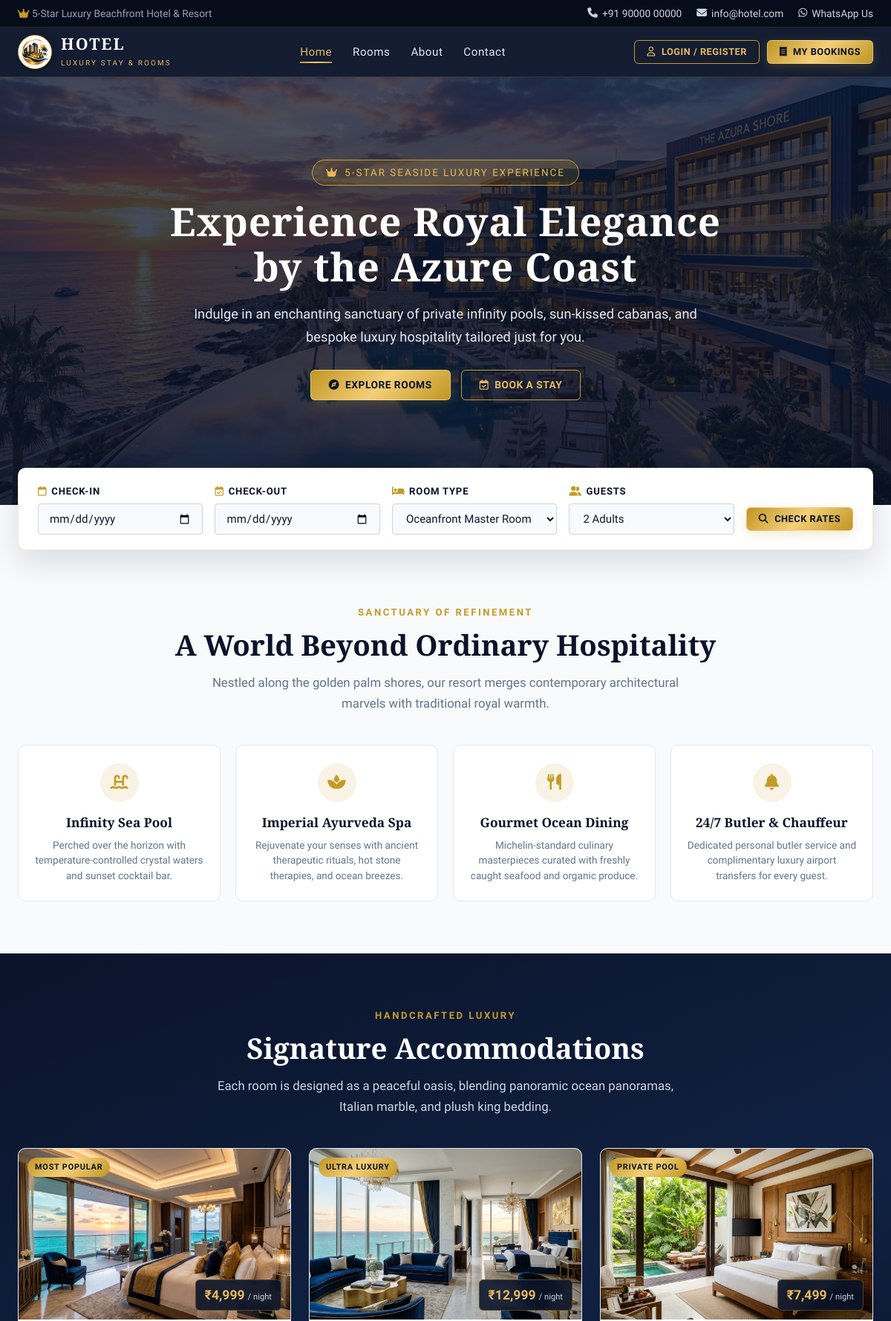
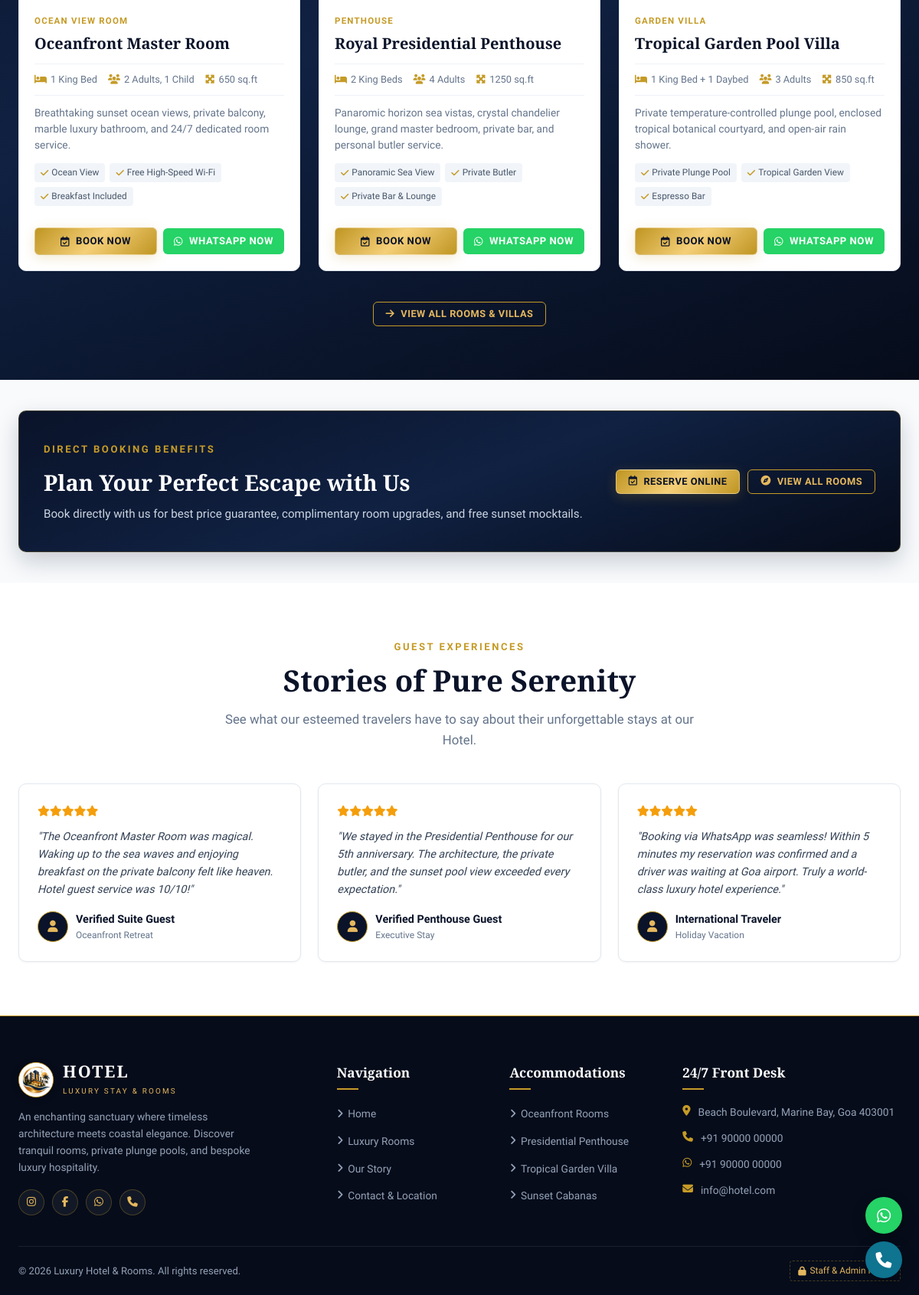
The page / on the database its author committed (2 pictures, top to bottom).
### tables this page shows
CREATE TABLE IF NOT EXISTS `rooms` (
  `id` INT AUTO_INCREMENT PRIMARY KEY,
  `title` VARCHAR(150) NOT NULL,
  `category` VARCHAR(80) NOT NULL,
  `price` INT NOT NULL,
  `badge` VARCHAR(60) DEFAULT NULL,
  `image` VARCHAR(255) NOT NULL,
  `capacity` VARCHAR(60) NOT NULL,
  `bed` VARCHAR(60) NOT NULL,
  `size` VARCHAR(60) NOT NULL,
  `description` TEXT NOT NULL,
  `amenities` TEXT NOT NULL,
  `status` ENUM('Available', 'Booked', 'Maintenance') DEFAULT 'Available',
  `created_at` TIMESTAMP DEFAULT CURRENT_TIMESTAMP
);

### index.php (the view, shortened to what this page needs)
<?php
require_once 'config/database.php';
$rooms = $sample_rooms;
if (isset($pdo) && $db_connected) {
    try {
        $stmt = $pdo->query("SELECT * FROM rooms ORDER BY id ASC LIMIT 3");
        $db_rooms = $stmt->fetchAll();
        if (!empty($db_rooms)) {
            $rooms = $db_rooms;
        }
    } catch (Exception $e) {
    }
}
include 'includes/header.php';
?>
<section class="hero-section">
  <div class="container">
    <div class="hero-content">
      <div class="hero-badge">
        <i class="fa-solid fa-crown"></i> 5-Star Seaside Luxury Experience
      </div>
      <h1 class="hero-title">Experience Royal Elegance by the Azure Coast</h1>
      <p class="hero-subtitle">
        Indulge in an enchanting sanctuary of private infinity pools, sun-kissed cabanas, and bespoke luxury hospitality tailored just for you.
      </p>
      <div class="hero-buttons">
        <a href="rooms.php" class="btn btn-gold btn-sm">
          <i class="fa-solid fa-compass"></i> Explore Rooms
        </a>
        <a href="book.php" class="btn btn-outline-gold btn-sm">
          <i class="fa-regular fa-calendar-check"></i> Book A Stay
        </a>
      </div>
    </div>
  </div>
</section>
<div class="container booking-bar-wrapper">
  <form class="booking-bar" method="GET" action="book.php">
    <div class="form-group">
      <label><i class="fa-regular fa-calendar"></i> Check-in</label>
      <input type="date" name="checkin" required>
    </div>
    <div class="form-group">
      <label><i class="fa-regular fa-calendar-check"></i> Check-out</label>
      <input type="date" name="checkout" required>
    </div>
    <div class="form-group">
      <label><i class="fa-solid fa-bed"></i> Room Type</label>
      <select name="room_type">
        <option value="ocean">Oceanfront Master Room</option>
      </select>
    </div>
    <div class="form-group">
      <label><i class="fa-solid fa-user-group"></i> Guests</label>
      <select name="guests">
        <option value="2" selected>2 Adults</option>
      </select>
    </div>
    <div class="form-group" style="justify-content: flex-end;">
      <button type="submit" class="btn btn-gold btn-sm" style="width: 100%;">
        <i class="fa-solid fa-magnifying-glass"></i> Check Rates
      </button>
    </div>
  </form>
</div>
<section class="section-py">
  <div class="container">
    <div class="section-header">
      <span class="section-tag">Sanctuary of Refinement</span>
      <h2 class="section-title">A World Beyond Ordinary Hospitality</h2>
      <p class="section-desc">
        Nestled along the golden palm shores, our resort merges contemporary architectural marvels with traditional royal warmth.
      </p>
    </div>
    <div class="features-grid">
      <div class="feature-card">
        <div class="feature-icon"><i class="fa-solid fa-water-ladder"></i></div>
        <h3 class="feature-title">Infinity Sea Pool</h3>
        <p class="feature-desc">Perched over the horizon with temperature-controlled crystal waters and sunset cocktail bar.</p>
      </div>
      <div class="feature-card">
        <div class="feature-icon"><i class="fa-solid fa-spa"></i></div>
        <h3 class="feature-title">Imperial Ayurveda Spa</h3>
        <p class="feature-desc">Rejuvenate your senses with ancient therapeutic rituals, hot stone therapies, and ocean breezes.</p>
      </div>
      <div class="feature-card">
        <div class="feature-icon"><i class="fa-solid fa-utensils"></i></div>
        <h3 class="feature-title">Gourmet Ocean Dining</h3>
        <p class="feature-desc">Michelin-standard culinary masterpieces curated with freshly caught seafood and organic produce.</p>
      </div>
      <div class="feature-card">
        <div class="feature-icon"><i class="fa-solid fa-bell"></i></div>
        <h3 class="feature-title">24/7 Butler & Chauffeur</h3>
        <p class="feature-desc">Dedicated personal butler service and complimentary luxury airport transfers for every guest.</p>
      </div>
    </div>
  </div>
</section>
<section class="section-py bg-navy" id="roomsSection">
  <div class="container">
    <div class="section-header">
      <span class="section-tag text-gold">Handcrafted Luxury</span>
      <h2 class="section-title">Signature Accommodations</h2>
      <p class="section-desc">
        Each room is designed as a peaceful oasis, blending panoramic ocean panoramas, Italian marble, and plush king bedding.
      </p>
    </div>
    <div class="rooms-grid">
      <?php foreach ($rooms as $room): ?>
      <div class="room-card">
        <div class="room-thumb">
          <img src="<?php echo htmlspecialchars($room['image']); ?>" alt="<?php echo htmlspecialchars($room['title']); ?>" onerror="this.src='assets/images/room1.jpg'">
          <?php if (!empty($room['badge'])): ?>
            <span class="room-badge"><?php echo htmlspecialchars($room['badge']); ?></span>
          <?php endif; ?>
          <div class="room-price-tag">
            <span class="amount">₹<?php echo number_format($room['price']); ?></span>
            <span class="period">/ night</span>
          </div>
        </div>
        <div class="room-body">
          <span class="room-category"><?php echo htmlspecialchars($room['category'] ?? 'Luxury Room'); ?></span>
          <h3 class="room-name"><?php echo htmlspecialchars($room['title']); ?></h3>
          <div class="room-specs">
            <span><i class="fa-solid fa-bed"></i> <?php echo htmlspecialchars($room['bed'] ?? 'King Bed'); ?></span>
            <span><i class="fa-solid fa-users"></i> <?php echo htmlspecialchars($room['capacity'] ?? '2 Guests'); ?></span>
            <span><i class="fa-solid fa-maximize"></i> <?php echo htmlspecialchars($room['size'] ?? '600 sq.ft'); ?></span>
          </div>
          <p class="room-desc">
            <?php echo htmlspecialchars($room['description']); ?>
          </p>
          <div class="room-amenities-tags">
            <?php
              $amenities = [];
              if (is_array($room['amenities'] ?? null)) {
                  $amenities = $room['amenities'];
              } elseif (!empty($room['amenities'])) {
                  $dec = json_decode($room['amenities'], true);
                  if (is_array($dec)) {
                      $amenities = $dec;
                  } else {
                      $amenities = array_filter(array_map('trim', explode(',', $room['amenities'])));
                  }
              }
              foreach (array_slice($amenities, 0, 3) as $am):
            ?>
              <span class="room-tag"><i class="fa-solid fa-check text-gold"></i> <?php echo htmlspecialchars($am); ?></span>
            <?php endforeach; ?>
          </div>
          <div class="room-footer">
            <?php if (($room['status'] ?? 'Available') === 'Maintenance'): ?>
              <button class="btn btn-sm" disabled style="flex: 1; justify-content: center; background: #334155; color: #94A3B8; border: 1px solid #475569; cursor: not-allowed; opacity: 0.9;">
                <i class="fa-solid fa-screwdriver-wrench"></i> Under Maintenance
              </button>
            <?php elseif (($room['status'] ?? 'Available') === 'Booked'): ?>
              <button class="btn btn-sm" disabled style="flex: 1; justify-content: center; background: rgba(225, 29, 72, 0.2); color: #FDA4AF; border: 1px solid #E11D48; cursor: not-allowed; opacity: 0.9;">
                <i class="fa-solid fa-lock"></i> Fully Booked
              </button>
            <?php else: ?>
              <a href="book.php?room=<?php echo urlencode($room['title']); ?>" class="btn btn-gold btn-sm" style="flex: 1; justify-content: center; text-align: center; white-space: nowrap;">
                <i class="fa-regular fa-calendar-check"></i> Book Now
              </a>
            <?php endif; ?>
            <a href="https://wa.me/919000000000?text=Hello%2C%20I%20want%20to%20inquire%20about%20<?php echo urlencode($room['title']); ?>" target="_blank" class="btn btn-whatsapp btn-sm" style="flex: 1; justify-content: center; text-align: center; white-space: nowrap;">
              <i class="fa-brands fa-whatsapp"></i> WhatsApp Now
            </a>
          </div>
        </div>
      </div>
      <?php endforeach; ?>
    </div>
    <div style="text-align: center; margin-top: 40px;">
      <a href="rooms.php" class="btn btn-outline-gold btn-sm" style="max-width: 100%;">
        <i class="fa-solid fa-arrow-right"></i> View All Rooms & Villas
      </a>
    </div>
  </div>
</section>
<section class="section-py" style="padding-top: 40px; padding-bottom: 40px;">
  <div class="container">
    <div class="cta-banner">
      <div class="cta-info">
        <span class="section-tag">Direct Booking Benefits</span>
        <h3>Plan Your Perfect Escape with Us</h3>
        <p>Book directly with us for best price guarantee, complimentary room upgrades, and free sunset mocktails.</p>
      </div>
      <div class="cta-actions">
        <a href="book.php" class="btn btn-gold btn-sm">
          <i class="fa-regular fa-calendar-check"></i> Reserve Online
        </a>
        <a href="rooms.php" class="btn btn-outline-gold btn-sm">
          <i class="fa-solid fa-compass"></i> View All Rooms
        </a>
      </div>
    </div>
  </div>
</section>
<section class="section-py" style="background: #FFFFFF;">
  <div class="container">
    <div class="section-header">
      <span class="section-tag">Guest Experiences</span>
      <h2 class="section-title">Stories of Pure Serenity</h2>
      <p class="section-desc">See what our esteemed travelers have to say about their unforgettable stays at our Hotel.</p>
    </div>
    <div class="testimonials-grid">
      <div class="testimonial-card">
        <div class="testimonial-stars">
          <i class="fa-solid fa-star"></i><i class="fa-solid fa-star"></i><i class="fa-solid fa-star"></i><i class="fa-solid fa-star"></i><i class="fa-solid fa-star"></i>
        </div>
        <p class="testimonial-text">
          "The Oceanfront Master Room was magical. Waking up to the sea waves and enjoying breakfast on the private balcony felt like heaven. Hotel guest service was 10/10!"
        </p>
        <div class="testimonial-author">
          <div class="author-avatar"><i class="fa-solid fa-user"></i></div>
          <div>
            <div class="author-name">Verified Suite Guest</div>
            <div class="author-location">Oceanfront Retreat</div>
          </div>
        </div>
      </div>
      <div class="testimonial-card">
        <div class="testimonial-stars">
          <i class="fa-solid fa-star"></i><i class="fa-solid fa-star"></i><i class="fa-solid fa-star"></i><i class="fa-solid fa-star"></i><i class="fa-solid fa-star"></i>
        </div>
        <p class="testimonial-text">
          "We stayed in the Presidential Penthouse for our 5th anniversary. The architecture, the private butler, and the sunset pool view exceeded every expectation."
        </p>
        <div class="testimonial-author">
          <div class="author-avatar"><i class="fa-solid fa-user"></i></div>
          <div>
            <div class="author-name">Verified Penthouse Guest</div>
            <div class="author-location">Executive Stay</div>
          </div>
        </div>
      </div>
      <div class="testimonial-card">
        <div class="testimonial-stars">
          <i class="fa-solid fa-star"></i><i class="fa-solid fa-star"></i><i class="fa-solid fa-star"></i><i class="fa-solid fa-star"></i><i class="fa-solid fa-star"></i>
        </div>
        <p class="testimonial-text">
          "Booking via WhatsApp was seamless! Within 5 minutes my reservation was confirmed and a driver was waiting at Goa airport. Truly a world-class luxury hotel experience."
        </p>
        <div class="testimonial-author">
          <div class="author-avatar"><i class="fa-solid fa-user"></i></div>
          <div>
            <div class="author-name">International Traveler</div>
            <div class="author-location">Holiday Vacation</div>
          </div>
        </div>
      </div>
    </div>
  </div>
</section>
<?php include 'includes/footer.php'; ?>

### rows shown on the page
rooms: image (picture), badge "MOST POPULAR", price "4,999", category "OCEAN VIEW ROOM", title "Oceanfront Master Room", bed "1 King Bed", capacity "2 Adults, 1 Child", size "650 sq.ft", description "Breathtaking sunset ocean views, private balcony, marble luxury bathroom, and 24/7 dedicated room service.", amenities "Ocean View", amenities "Free High-Speed Wi-Fi", amenities "Breakfast Included"
rooms: image (picture), badge "ULTRA LUXURY", price "12,999", category "PENTHOUSE", title "Royal Presidential Penthouse", bed "2 King Beds", capacity "4 Adults", size "1250 sq.ft", description "Panaromic horizon sea vistas, crystal chandelier lounge, grand master bedroom, private bar, and personal butler service.", amenities "Panoramic Sea View", amenities "Private Butler", amenities "Private Bar & Lounge"
rooms: image (picture), badge "PRIVATE POOL", price "7,499", category "GARDEN VILLA", title "Tropical Garden Pool Villa", bed "1 King Bed + 1 Daybed", capacity "3 Adults", size "850 sq.ft", description "Private temperature-controlled plunge pool, enclosed tropical botanical courtyard, and open-air rain shower.", amenities "Private Plunge Pool", amenities "Tropical Garden View", amenities "Espresso Bar"
